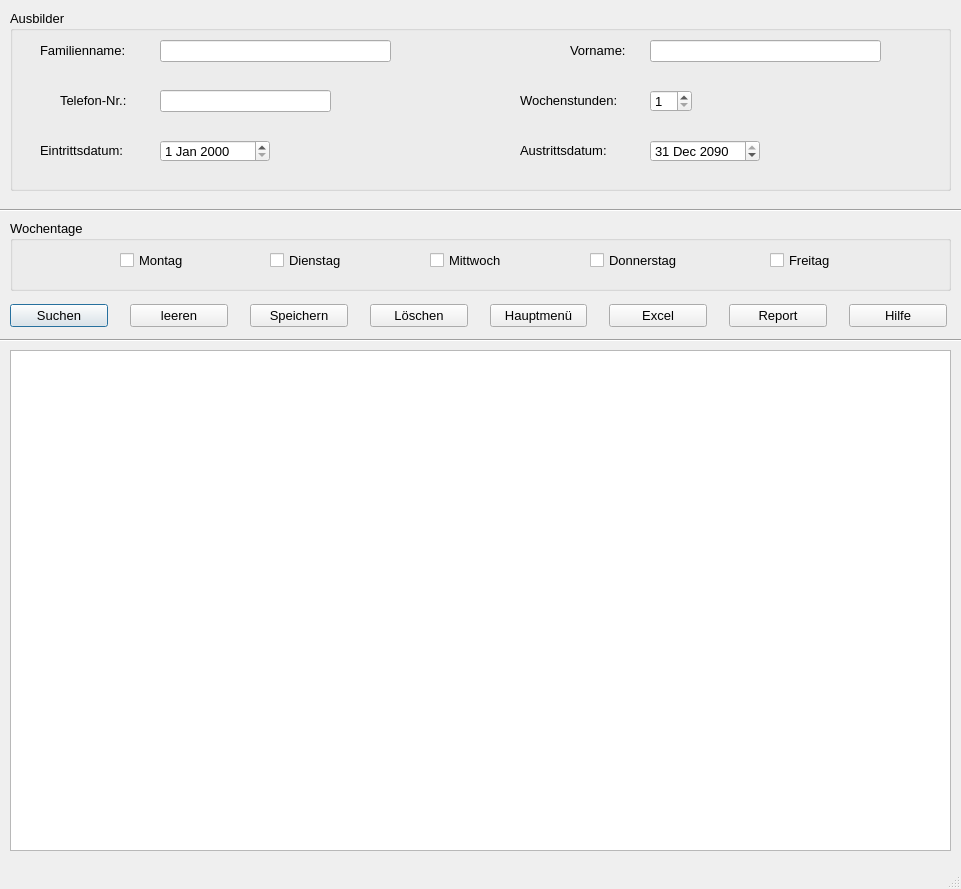
<?xml version="1.0" encoding="UTF-8"?>
<ui version="4.0">
 <class>Ausbilder</class>
 <widget class="QDialog" name="Ausbilder">
  <property name="geometry">
   <rect>
    <x>0</x>
    <y>0</y>
    <width>961</width>
    <height>889</height>
   </rect>
  </property>
  <property name="minimumSize">
   <size>
    <width>761</width>
    <height>889</height>
   </size>
  </property>
  <property name="font">
   <font>
    <pointsize>10</pointsize>
   </font>
  </property>
  <property name="windowTitle">
   <string>Ausbilder</string>
  </property>
  <property name="sizeGripEnabled">
   <bool>true</bool>
  </property>
  <widget class="Line" name="line">
   <property name="geometry">
    <rect>
     <x>-60</x>
     <y>190</y>
     <width>1091</width>
     <height>41</height>
    </rect>
   </property>
   <property name="orientation">
    <enum>Qt::Horizontal</enum>
   </property>
  </widget>
  <widget class="QGroupBox" name="groupBox">
   <property name="geometry">
    <rect>
     <x>10</x>
     <y>10</y>
     <width>941</width>
     <height>181</height>
    </rect>
   </property>
   <property name="title">
    <string>Ausbilder</string>
   </property>
   <property name="flat">
    <bool>false</bool>
   </property>
   <widget class="QLabel" name="l_Familienname">
    <property name="geometry">
     <rect>
      <x>30</x>
      <y>30</y>
      <width>121</width>
      <height>21</height>
     </rect>
    </property>
    <property name="text">
     <string>Familienname:</string>
    </property>
   </widget>
   <widget class="QLineEdit" name="le_Familienname">
    <property name="geometry">
     <rect>
      <x>150</x>
      <y>30</y>
      <width>231</width>
      <height>22</height>
     </rect>
    </property>
   </widget>
   <widget class="QLineEdit" name="le_Telefon">
    <property name="geometry">
     <rect>
      <x>150</x>
      <y>80</y>
      <width>171</width>
      <height>22</height>
     </rect>
    </property>
   </widget>
   <widget class="QLabel" name="l_Telefon">
    <property name="geometry">
     <rect>
      <x>50</x>
      <y>80</y>
      <width>91</width>
      <height>21</height>
     </rect>
    </property>
    <property name="text">
     <string>Telefon-Nr.:</string>
    </property>
   </widget>
   <widget class="QLabel" name="l_Eintrittsdatum">
    <property name="geometry">
     <rect>
      <x>30</x>
      <y>130</y>
      <width>111</width>
      <height>21</height>
     </rect>
    </property>
    <property name="text">
     <string>Eintrittsdatum:</string>
    </property>
   </widget>
   <widget class="QLineEdit" name="le_Vorname">
    <property name="geometry">
     <rect>
      <x>640</x>
      <y>30</y>
      <width>231</width>
      <height>22</height>
     </rect>
    </property>
   </widget>
   <widget class="QLabel" name="l_Vorname">
    <property name="geometry">
     <rect>
      <x>560</x>
      <y>30</y>
      <width>71</width>
      <height>21</height>
     </rect>
    </property>
    <property name="text">
     <string>Vorname:</string>
    </property>
   </widget>
   <widget class="QLabel" name="l_Austrittsdatum">
    <property name="geometry">
     <rect>
      <x>510</x>
      <y>130</y>
      <width>121</width>
      <height>21</height>
     </rect>
    </property>
    <property name="text">
     <string>Austrittsdatum:</string>
    </property>
   </widget>
   <widget class="QSpinBox" name="sb_Wochenstunden">
    <property name="geometry">
     <rect>
      <x>640</x>
      <y>80</y>
      <width>42</width>
      <height>22</height>
     </rect>
    </property>
    <property name="minimum">
     <number>1</number>
    </property>
    <property name="maximum">
     <number>50</number>
    </property>
   </widget>
   <widget class="QLabel" name="l_Wochenstunden">
    <property name="geometry">
     <rect>
      <x>510</x>
      <y>80</y>
      <width>131</width>
      <height>21</height>
     </rect>
    </property>
    <property name="text">
     <string>Wochenstunden:</string>
    </property>
   </widget>
   <widget class="QDateEdit" name="de_Eintritt">
    <property name="geometry">
     <rect>
      <x>150</x>
      <y>130</y>
      <width>110</width>
      <height>22</height>
     </rect>
    </property>
   </widget>
   <widget class="QDateEdit" name="de_Austritt">
    <property name="geometry">
     <rect>
      <x>640</x>
      <y>130</y>
      <width>110</width>
      <height>22</height>
     </rect>
    </property>
    <property name="dateTime">
     <datetime>
      <hour>0</hour>
      <minute>0</minute>
      <second>0</second>
      <year>2090</year>
      <month>12</month>
      <day>31</day>
     </datetime>
    </property>
    <property name="maximumDateTime">
     <datetime>
      <hour>23</hour>
      <minute>59</minute>
      <second>59</second>
      <year>2090</year>
      <month>12</month>
      <day>31</day>
     </datetime>
    </property>
   </widget>
  </widget>
  <widget class="QGroupBox" name="groupBox_2">
   <property name="geometry">
    <rect>
     <x>10</x>
     <y>220</y>
     <width>941</width>
     <height>71</height>
    </rect>
   </property>
   <property name="title">
    <string>Wochentage</string>
   </property>
   <property name="flat">
    <bool>false</bool>
   </property>
   <widget class="QCheckBox" name="cb_montag">
    <property name="geometry">
     <rect>
      <x>110</x>
      <y>30</y>
      <width>81</width>
      <height>20</height>
     </rect>
    </property>
    <property name="text">
     <string>Montag</string>
    </property>
   </widget>
   <widget class="QCheckBox" name="cb_Dienstag">
    <property name="geometry">
     <rect>
      <x>260</x>
      <y>30</y>
      <width>91</width>
      <height>20</height>
     </rect>
    </property>
    <property name="text">
     <string>Dienstag</string>
    </property>
   </widget>
   <widget class="QCheckBox" name="cb_Mittwoch">
    <property name="geometry">
     <rect>
      <x>420</x>
      <y>30</y>
      <width>91</width>
      <height>20</height>
     </rect>
    </property>
    <property name="text">
     <string>Mittwoch</string>
    </property>
   </widget>
   <widget class="QCheckBox" name="cb_Donnerstag">
    <property name="geometry">
     <rect>
      <x>580</x>
      <y>30</y>
      <width>121</width>
      <height>20</height>
     </rect>
    </property>
    <property name="text">
     <string>Donnerstag</string>
    </property>
   </widget>
   <widget class="QCheckBox" name="cb_Freitag">
    <property name="geometry">
     <rect>
      <x>760</x>
      <y>30</y>
      <width>81</width>
      <height>20</height>
     </rect>
    </property>
    <property name="text">
     <string>Freitag</string>
    </property>
   </widget>
  </widget>
  <widget class="Line" name="line_2">
   <property name="geometry">
    <rect>
     <x>-140</x>
     <y>320</y>
     <width>1191</width>
     <height>41</height>
    </rect>
   </property>
   <property name="orientation">
    <enum>Qt::Horizontal</enum>
   </property>
  </widget>
  <widget class="QTableWidget" name="tw_anzeige">
   <property name="geometry">
    <rect>
     <x>10</x>
     <y>350</y>
     <width>941</width>
     <height>501</height>
    </rect>
   </property>
   <property name="sizeAdjustPolicy">
    <enum>QAbstractScrollArea::AdjustIgnored</enum>
   </property>
   <property name="editTriggers">
    <set>QAbstractItemView::NoEditTriggers</set>
   </property>
   <property name="alternatingRowColors">
    <bool>true</bool>
   </property>
   <attribute name="verticalHeaderVisible">
    <bool>true</bool>
   </attribute>
  </widget>
  <widget class="QLabel" name="lab_INFO">
   <property name="geometry">
    <rect>
     <x>10</x>
     <y>860</y>
     <width>941</width>
     <height>21</height>
    </rect>
   </property>
   <property name="font">
    <font>
     <pointsize>10</pointsize>
    </font>
   </property>
   <property name="text">
    <string/>
   </property>
  </widget>
  <widget class="QWidget" name="layoutWidget">
   <property name="geometry">
    <rect>
     <x>10</x>
     <y>300</y>
     <width>937</width>
     <height>32</height>
    </rect>
   </property>
   <layout class="QHBoxLayout" name="horizontalLayout">
    <property name="spacing">
     <number>22</number>
    </property>
    <item>
     <widget class="QPushButton" name="pb_suchen">
      <property name="text">
       <string>Suchen</string>
      </property>
      <property name="icon">
       <iconset>
        <normaloff>../../_Symbole/UsedSymbols/searchmagnifierinterfacesymbol1_79893.ico</normaloff>../../_Symbole/UsedSymbols/searchmagnifierinterfacesymbol1_79893.ico</iconset>
      </property>
     </widget>
    </item>
    <item>
     <widget class="QPushButton" name="pb_leeren">
      <property name="text">
       <string>leeren</string>
      </property>
      <property name="icon">
       <iconset>
        <normaloff>../../_Symbole/UsedSymbols/-clear_90704.ico</normaloff>../../_Symbole/UsedSymbols/-clear_90704.ico</iconset>
      </property>
     </widget>
    </item>
    <item>
     <widget class="QPushButton" name="pb_Speichern">
      <property name="text">
       <string>Speichern</string>
      </property>
      <property name="icon">
       <iconset>
        <normaloff>../../_Symbole/UsedSymbols/save_3621.ico</normaloff>../../_Symbole/UsedSymbols/save_3621.ico</iconset>
      </property>
     </widget>
    </item>
    <item>
     <widget class="QPushButton" name="pb_Loeschen">
      <property name="text">
       <string>Löschen</string>
      </property>
      <property name="icon">
       <iconset>
        <normaloff>../../_Symbole/UsedSymbols/seo-social-web-network-internet_262_icon-icons.com_61518.ico</normaloff>../../_Symbole/UsedSymbols/seo-social-web-network-internet_262_icon-icons.com_61518.ico</iconset>
      </property>
     </widget>
    </item>
    <item>
     <widget class="QPushButton" name="pb_Abbrechen">
      <property name="minimumSize">
       <size>
        <width>0</width>
        <height>0</height>
       </size>
      </property>
      <property name="text">
       <string>Hauptmenü</string>
      </property>
      <property name="icon">
       <iconset>
        <normaloff>../../_Symbole/UsedSymbols/log-out_icon-icons.com_50106.ico</normaloff>../../_Symbole/UsedSymbols/log-out_icon-icons.com_50106.ico</iconset>
      </property>
     </widget>
    </item>
    <item>
     <widget class="QPushButton" name="pb_excel">
      <property name="text">
       <string>Excel</string>
      </property>
      <property name="icon">
       <iconset>
        <normaloff>../../_Symbole/UsedSymbols/microsoft_excel_icon_132212.ico</normaloff>../../_Symbole/UsedSymbols/microsoft_excel_icon_132212.ico</iconset>
      </property>
     </widget>
    </item>
    <item>
     <widget class="QPushButton" name="pb_report">
      <property name="text">
       <string>Report</string>
      </property>
      <property name="icon">
       <iconset>
        <normaloff>../../_Symbole/UsedSymbols/reporting_noun_report_document_file_icon_148360.ico</normaloff>../../_Symbole/UsedSymbols/reporting_noun_report_document_file_icon_148360.ico</iconset>
      </property>
     </widget>
    </item>
    <item>
     <widget class="QPushButton" name="pb_Hilfe">
      <property name="text">
       <string>Hilfe</string>
      </property>
      <property name="icon">
       <iconset>
        <normaloff>../../_Symbole/UsedSymbols/info_13213.ico</normaloff>../../_Symbole/UsedSymbols/info_13213.ico</iconset>
      </property>
     </widget>
    </item>
   </layout>
  </widget>
 </widget>
 <tabstops>
  <tabstop>le_Familienname</tabstop>
  <tabstop>le_Vorname</tabstop>
  <tabstop>le_Telefon</tabstop>
  <tabstop>sb_Wochenstunden</tabstop>
  <tabstop>de_Eintritt</tabstop>
  <tabstop>de_Austritt</tabstop>
  <tabstop>cb_montag</tabstop>
  <tabstop>cb_Dienstag</tabstop>
  <tabstop>cb_Mittwoch</tabstop>
  <tabstop>cb_Donnerstag</tabstop>
  <tabstop>cb_Freitag</tabstop>
  <tabstop>pb_suchen</tabstop>
  <tabstop>pb_Speichern</tabstop>
  <tabstop>pb_Loeschen</tabstop>
  <tabstop>pb_Abbrechen</tabstop>
  <tabstop>pb_excel</tabstop>
  <tabstop>pb_report</tabstop>
  <tabstop>pb_Hilfe</tabstop>
  <tabstop>tw_anzeige</tabstop>
 </tabstops>
 <resources/>
 <connections/>
</ui>
